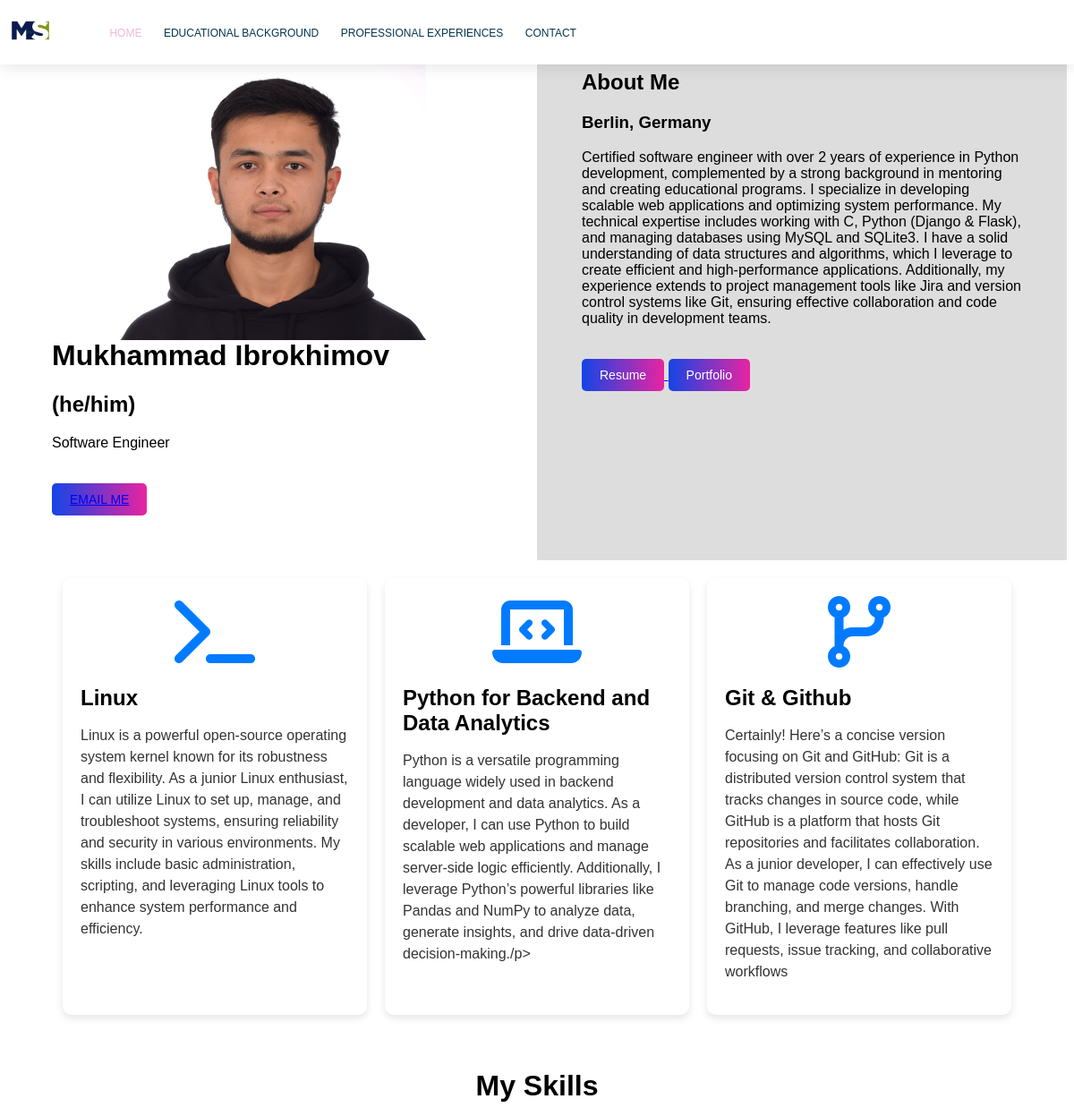
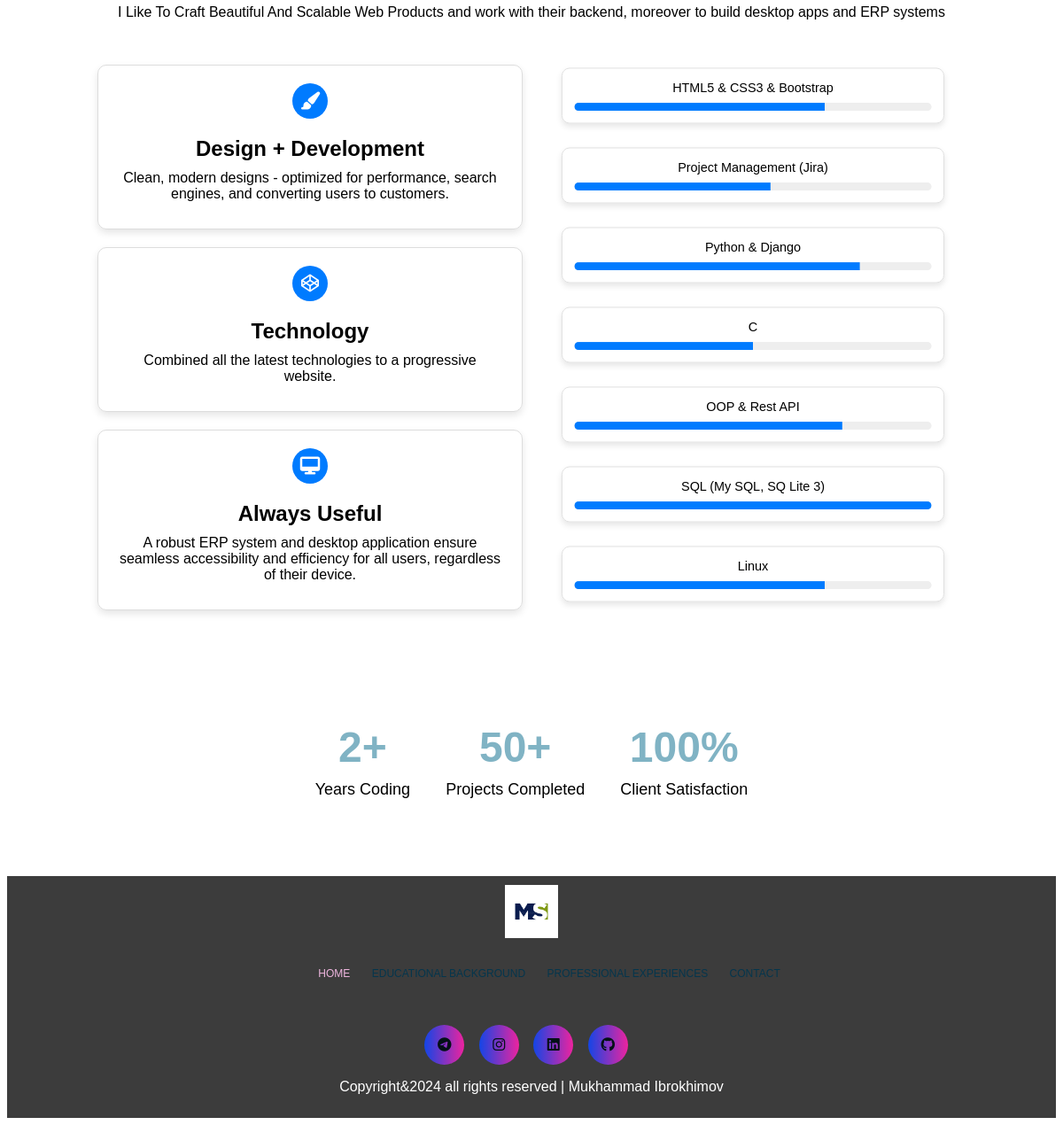
The page / on the database its author committed (2 pictures, top to bottom).
### Portfolio/models.py (models this page shows, shortened)
class ProfileInfo(models.Model):
    title = models.CharField(max_length=120)
    profile = models.TextField()
    address = models.CharField(max_length=120)
    image = models.ImageField(upload_to='personal/')
    resume = models.FileField(upload_to='files/')
    year_experience = models.CharField(max_length=120, default='2+')
    instagram = models.CharField(max_length=120, default='https://instagram.com/ibroximov_m_')
    telegram = models.CharField(max_length=120, default='https://t.me/IbrokhimovMukhammad')
    linkedin = models.CharField(max_length=120, default='https://www.linkedin.com/in/ibroximov')
    github = models.CharField(max_length=120, default='https://github.com/mukhammadsiddiq')

### Portfolio/views.py (the view)
# urls.py: path('', HomeView.as_view(), name='home')
class HomeView(TemplateView):
    model = ProfileInfo
    template_name = 'home.html'
    def get_context_data(self, **kwargs):
        context = super().get_context_data(**kwargs)
        profile_info = ProfileInfo.objects.first()  # Adjust query as needed
        context['profile_info'] = profile_info
        return context

### templates/home.html (shortened to what this page needs)
{% extends 'base.html' %}
{% load static %}
{% block content %}
<head>
    <link rel="stylesheet" href="{% static 'css/home.css' %}">
    <link rel="stylesheet" href="https://cdnjs.cloudflare.com/ajax/libs/font-awesome/6.2.1/css/all.min.css" />
</head>
<div class="container_home">
    <div class="left">
        <div class="image">
            <img src="{% static 'personal/Me.jpg' %}" alt="Mukhammad Ibrokhimov">
        </div>
        <h1>Mukhammad Ibrokhimov</h1>
        <h2>(he/him)</h2>
        <p>Software Engineer</p>
        <button class="button"><a href="{% url 'contact' %}">EMAIL ME</a></button>
    </div>
    <div class="right">
        <h2>About Me</h2>
        <h3>{{ profile_info.address }}</h3>
        <p>{{ profile_info.profile }}</p>
        <a href="{% static 'files/EN_MukhammadIbrokhimov.pdf' %}" download>
            <button class="button">Resume</button>
        </a>
        <button class="button">Portfolio</button>
    </div>
</div>
<div class="container_skills">
    <div class="card">
        <div class="card-image">
            <i class="fa-solid fa-terminal fa-5x font-size: 5em; color: #007bff;"></i>
        </div>
        <h2 class="card-title">Linux</h2>
        <p class="card-text">
        Linux is a powerful open-source operating system kernel known for its robustness and flexibility. As a junior Linux enthusiast, I can utilize Linux to set up, manage, and troubleshoot systems, ensuring reliability and security in various environments. My skills include basic administration, scripting, and leveraging Linux tools to enhance system performance and efficiency.
        </p>
    </div>
    <div class="card">
        <div class="card-image">
            <i class="fa-solid fa-laptop-code fa-5x"></i>
        </div>
        <h2 class="card-title">Python for Backend and Data Analytics</h2>
        <p class="card-text">
        Python is a versatile programming language widely used in backend development and data analytics. As a  developer, I can use Python to build scalable web applications and manage server-side logic efficiently. Additionally, I leverage Python’s powerful libraries like Pandas and NumPy to analyze data, generate insights, and drive data-driven decision-making./p>
        </div>
    <div class="card">
        <div class="card-image">
        <i class="fa-solid fa-code-branch fa-5x"></i></div>
        <h2 class="card-title">Git & Github</h2>
        <p class="card-text">
        Certainly! Here’s a concise version focusing on Git and GitHub:
        Git is a distributed version control system that tracks changes in source code, while GitHub is a platform that hosts Git repositories and facilitates collaboration. As a junior developer, I can effectively use Git to manage code versions, handle branching, and merge changes. With GitHub, I leverage features like pull requests, issue tracking, and collaborative workflows</div>
    </div>
<div class="sk">
    <h1>My Skills</h1>
    <p>I Like To Craft Beautiful And Scalable Web Products and work with their backend, moreover to build desktop apps and ERP systems</p>
    <div class="skill-columns">
        <div class="left-column">
            <div class="skill-container">
                <div class="skill-icon"><i class="fas fa-paint-brush"></i></div>
                <div class="skill-name">
                    <h2>Design + Development</h2>
                    <p>Clean, modern designs - optimized for performance, search engines, and converting users to customers.</p>
                </div>
            </div>
            <div class="skill-container">
                <div class="skill-icon"><i class="fab fa-codepen"></i></div>
                <div class="skill-name">
                    <h2>Technology</h2>
                    <p>Combined all the latest technologies to a progressive website.</p>
                </div>
            </div>
            <div class="skill-container">
                <div class="skill-icon"><i class="fas fa-desktop-alt"></i></div>
                <div class="skill-name">
                    <h2>Always Useful</h2>
                    <p>A robust ERP system and desktop application ensure seamless accessibility and efficiency for all users, regardless of their device.</p>
                </div>
            </div>
        </div>
        <div class="right-column">
            <div class="skill-container">
                <div class="skill-name">HTML5 & CSS3 & Bootstrap</div>
                <div class="skill-progress">
                    <div class="progress-bar" style="width: 70%"></div>
                </div>
            </div>
            <div class="skill-container">
                <div class="skill-name">Project Management (Jira)</div>
                <div class="skill-progress">
                    <div class="progress-bar" style="width: 55%"></div>
                </div>
            </div>
            <div class="skill-container">
                <div class="skill-name">Python & Django</div>
                <div class="skill-progress">
                    <div class="progress-bar" style="width: 80%"></div>
                </div>
            </div>
            <div class="skill-container">
                <div class="skill-name">C</div>
                <div class="skill-progress">
                    <div class="progress-bar" style="width: 50%"></div>
                </div>
            </div>
            <div class="skill-container">
                <div class="skill-name">OOP & Rest API</div>
                <div class="skill-progress">
                    <div class="progress-bar" style="width: 75%"></div>
                </div>
            </div>
            <div class="skill-container">
                <div class="skill-name">SQL (My SQL, SQ Lite 3)</div>
                <div class="skill-progress">
                    <div class="progress-bar" style="width: 100%"></div>
                </div>
            </div>
            <div class="skill-container">
                <div class="skill-name">Linux</div>
                <div class="skill-progress">
                    <div class="progress-bar" style="width: 70%"></div>
                </div>
            </div>
        </div>
    </div>
</div>
<div class="main_container_rate">
    <div class="container_rate">
        <div class="box">
            <div class="number">{{profile_info.year_experience}}</div>
            <div class="text">Years Coding</div>
        </div>
        <div class="box">
            <div class="number">50+</div>
            <div class="text">Projects Completed</div>
        </div>
        <div class="box">
            <div class="number">100%</div>
            <div class="text">Client Satisfaction</div>
        </div>
    </div>
</div>
{% endblock content %}

### static/css/base.css (style rules this page uses)
body { font-family: sans-serif; }

### static/css/contact.css (style rules this page uses)
.button { border: none; background: linear-gradient(to right, #1345e6 0%, #ed239F 51%, #1345e6 100%); background-size: 200% auto; color: #ffff; font-weight: 500; font-size: 14px; padding: 1,26rem 2.5rem; cursor: pointer; border-radius: 5px; transition: all 0.3s ease-in-out; }

### static/css/home.css (style rules this page uses)
.container_home { font-family: sans-serif; margin: 0; display: flex; }
.container_home { display: flex; width: 100%; background-color: #fffff; }
.left { width: 50%; padding: 50px; background-color: #fffff; }
.right { width: 50%; padding: 50px; background-color: #ddd; }
button { padding: 10px 20px; background-color: #000; color: #fff; border: none; cursor: pointer; border-radius: 5px; margin-top: 20px; }
.image { display: flex; justify-content: center; align-items: center; height: 300px; }
.image img { max-width: 70%; }
.main_container_rate { background-color: #ffffff; font-family: Arial, sans-serif; }
.container_rate { display: flex; justify-content: center; align-items: center; height: 30vh; }
.box { display: flex; flex-direction: column; align-items: center; margin: 0 20px; }
.number { font-size: 48px; color: #80b3c4; font-weight: bold; }
.text { font-size: 18px; margin-top: 10px; }
.container_skills { display: flex; flex-wrap: wrap; justify-content: center; gap: 20px; padding: 20px; }
.card { background-color: #fff; border-radius: 10px; box-shadow: 0 4px 8px rgba(0,0,0,0.1); padding: 20px; width: 300px; }
.card-title { font-size: 1.5rem; font-weight: bold; margin-bottom: 10px; }
.card-text { font-size: 1rem; line-height: 1.5; color: #333; }
.card-image { display: flex; justify-content: center; align-items: center; margin-bottom: 10px; }
.card-image i { font-size: 5em; color: #007bff !important; }
.sk { font-family: sans-serif; max-width: 1000px; margin: 0 auto; padding: 20px; }
.sk h1 { text-align: center; margin-bottom: 20px; }
.sk p { text-align: center; margin-bottom: 40px; }
.skill-columns { display: flex; flex-wrap: wrap; justify-content: space-between; }
.left-column, .right-column { flex: 1; min-width: 300px; margin: 10px; }
.skill-container { display: flex; flex-direction: column; justify-content: flex-start; align-items: center; text-align: center; padding: 20px; border: 1px solid #ddd; border-radius: 10px; box-shadow: 0 4px 8px rgba(0, 0, 0, 0.1); margin-bottom: 20px; }
.right-column .skill-container { padding: 15px; transform: scale(0.9); }
.skill-icon { width: 40px; height: 40px; background-color: #007bff; display: flex; justify-content: center; align-items: center; border-radius: 50%; margin-bottom: 20px; }
.skill-icon i { font-size: 20px; color: #fff; }
.skill-name h2, .skill-name p { margin: 0; margin-bottom: 10px; }
.skill-progress { width: 100%; height: 10px; background-color: #eee; border-radius: 5px; position: relative; overflow: hidden; margin-top: 10px; }
.progress-bar { height: 100%; background-color: #007bff; position: absolute; left: 0; top: 0; width: 0%; transition: width 0.5s ease; }

### rows shown on the page
ProfileInfo: address "Berlin, Germany", profile "Certified software engineer with over 2 years of experience in Python development, complemented by a strong background in mentoring and creating educational programs. I specialize in developing scalable web applications and optimizing system performance. My technical expertise includes working with C, Python (Django & Flask), and managing databases using MySQL and SQLite3. I have a solid understanding of data structures and algorithms, which I leverage to create efficient and high-performance applications. Additionally, my experience extends to project management tools like Jira and version control systems like Git, ensuring effective collaboration and code quality in development teams.", year_experience "2+"
